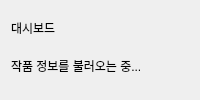
<?xml version="1.0" encoding="UTF-8"?><ui version="4.0"><class>DashboardPage</class><widget class="QWidget" name="DashboardPage"><layout class="QVBoxLayout" name="l"><item><widget class="QLabel" name="title"><property name="text"><string>대시보드</string></property></widget></item><item><widget class="QLabel" name="summaryLabel"><property name="wordWrap"><bool>true</bool></property><property name="text"><string>작품 정보를 불러오는 중...</string></property></widget></item><item><spacer name="spacer"><property name="orientation"><enum>Qt::Vertical</enum></property></spacer></item></layout></widget><resources/><connections/></ui>
